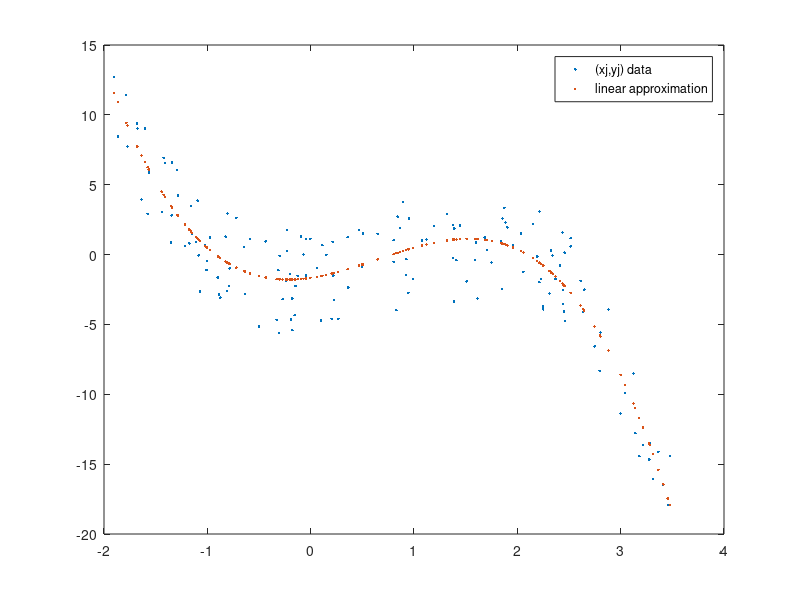

MATLAB code for this plot:
%%%%%%%%%%%%%%%%%%%%%%%%%%%%%%%%%%%%%%%%%%%%%%%%%%%%%%%%%%%%%%%%%%%%
%
% FUNCTION: Find the best fit coefficients for a cubic through 
%               the {(x,y)} that gets loaded.
%
%   AUTHOR: 
%     DATE:
%
%%%%%%%%%%%%%%%%%%%%%%%%%%%%%%%%%%%%%%%%%%%%%%%%%%%%%%%%%%%%%%%%%%%%

function Activity_CUBIC_Linear_Least_Squares()

%------------------------------------------------------------
%
% LOADS a .mat file which hands you a matrix, DATA
%   
%       NOTE: (1) DATA(:,1) <- x values (1st column)
%             (2) DATA(:,2) <- y values (2nd column)
%
%------------------------------------------------------------
load('CUBIC_Students_Linear_Least_Squares.mat');

% *** CAN USE MATRIX DATA BELOW AS THOUGH YOU CREATED IT 
%       PREVIOUSLY  ONCE YOU LOAD IT IN THE PREVIOUS LINE ****

xVec = DATA(:,1); % grabs x-Values from DATA
yVec = DATA(:,2); % grabs y-Values from DATA.

A = [ones(length(xVec),1) xVec xVec.^2 xVec.^3];

beta = inv(A'*A)*A'*yVec


figure(1)
plot(xVec,yVec,'.'); hold on;
plot(xVec,A*beta,'.')
legend('{(xj,yj)} data','linear approximation')